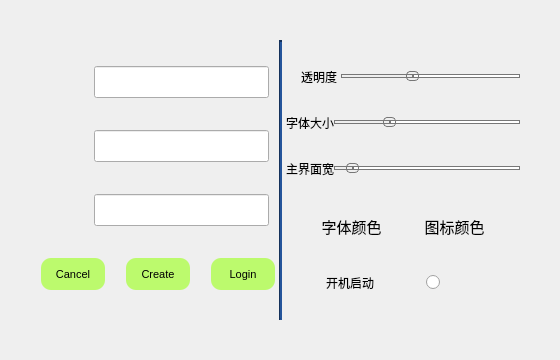
<?xml version="1.0" encoding="UTF-8"?>
<ui version="4.0">
 <class>login</class>
 <widget class="QDialog" name="login">
  <property name="geometry">
   <rect>
    <x>0</x>
    <y>0</y>
    <width>560</width>
    <height>360</height>
   </rect>
  </property>
  <property name="minimumSize">
   <size>
    <width>560</width>
    <height>360</height>
   </size>
  </property>
  <property name="maximumSize">
   <size>
    <width>560</width>
    <height>360</height>
   </size>
  </property>
  <property name="cursor">
   <cursorShape>SizeAllCursor</cursorShape>
  </property>
  <property name="windowTitle">
   <string>Setting</string>
  </property>
  <property name="windowOpacity">
   <double>1.000000000000000</double>
  </property>
  <property name="autoFillBackground">
   <bool>true</bool>
  </property>
  <property name="styleSheet">
   <string notr="true"/>
  </property>
  <property name="sizeGripEnabled">
   <bool>false</bool>
  </property>
  <layout class="QGridLayout" name="gridLayout">
   <property name="leftMargin">
    <number>0</number>
   </property>
   <property name="topMargin">
    <number>0</number>
   </property>
   <property name="rightMargin">
    <number>0</number>
   </property>
   <property name="bottomMargin">
    <number>0</number>
   </property>
   <property name="spacing">
    <number>0</number>
   </property>
   <item row="0" column="1">
    <widget class="QPushButton" name="exit">
     <property name="minimumSize">
      <size>
       <width>40</width>
       <height>40</height>
      </size>
     </property>
     <property name="maximumSize">
      <size>
       <width>40</width>
       <height>40</height>
      </size>
     </property>
     <property name="cursor">
      <cursorShape>PointingHandCursor</cursorShape>
     </property>
     <property name="styleSheet">
      <string notr="true"/>
     </property>
     <property name="text">
      <string/>
     </property>
     <property name="icon">
      <iconset resource="../icon.qrc">
       <normaloff>:/resource/exit.svg</normaloff>:/resource/exit.svg</iconset>
     </property>
     <property name="iconSize">
      <size>
       <width>40</width>
       <height>40</height>
      </size>
     </property>
     <property name="flat">
      <bool>true</bool>
     </property>
    </widget>
   </item>
   <item row="1" column="0">
    <layout class="QHBoxLayout" name="horizontalLayout_8">
     <property name="spacing">
      <number>0</number>
     </property>
     <property name="leftMargin">
      <number>40</number>
     </property>
     <property name="topMargin">
      <number>0</number>
     </property>
     <property name="bottomMargin">
      <number>40</number>
     </property>
     <item>
      <layout class="QVBoxLayout" name="verticalLayout_0">
       <property name="spacing">
        <number>6</number>
       </property>
       <property name="rightMargin">
        <number>0</number>
       </property>
       <item>
        <layout class="QHBoxLayout" name="horizontalLayout_0">
         <property name="rightMargin">
          <number>10</number>
         </property>
         <item>
          <widget class="QPushButton" name="S">
           <property name="cursor">
            <cursorShape>ForbiddenCursor</cursorShape>
           </property>
           <property name="text">
            <string/>
           </property>
           <property name="icon">
            <iconset resource="../icon.qrc">
             <normaloff>:/resource/server.svg</normaloff>:/resource/server.svg</iconset>
           </property>
           <property name="iconSize">
            <size>
             <width>32</width>
             <height>32</height>
            </size>
           </property>
           <property name="flat">
            <bool>true</bool>
           </property>
          </widget>
         </item>
         <item>
          <widget class="QLineEdit" name="server_port">
           <property name="minimumSize">
            <size>
             <width>175</width>
             <height>32</height>
            </size>
           </property>
           <property name="maximumSize">
            <size>
             <width>175</width>
             <height>32</height>
            </size>
           </property>
           <property name="font">
            <font>
             <pointsize>8</pointsize>
            </font>
           </property>
           <property name="inputMethodHints">
            <set>Qt::ImhNone</set>
           </property>
           <property name="text">
            <string/>
           </property>
           <property name="maxLength">
            <number>22</number>
           </property>
           <property name="placeholderText">
            <string/>
           </property>
           <property name="clearButtonEnabled">
            <bool>true</bool>
           </property>
          </widget>
         </item>
        </layout>
       </item>
       <item>
        <layout class="QHBoxLayout" name="horizontalLayout_1">
         <property name="rightMargin">
          <number>10</number>
         </property>
         <item>
          <widget class="QPushButton" name="U">
           <property name="cursor">
            <cursorShape>ForbiddenCursor</cursorShape>
           </property>
           <property name="text">
            <string/>
           </property>
           <property name="icon">
            <iconset resource="../icon.qrc">
             <normaloff>:/resource/user.svg</normaloff>:/resource/user.svg</iconset>
           </property>
           <property name="iconSize">
            <size>
             <width>32</width>
             <height>32</height>
            </size>
           </property>
           <property name="flat">
            <bool>true</bool>
           </property>
          </widget>
         </item>
         <item>
          <widget class="QLineEdit" name="username">
           <property name="minimumSize">
            <size>
             <width>175</width>
             <height>32</height>
            </size>
           </property>
           <property name="maximumSize">
            <size>
             <width>175</width>
             <height>32</height>
            </size>
           </property>
           <property name="font">
            <font>
             <pointsize>8</pointsize>
            </font>
           </property>
           <property name="inputMethodHints">
            <set>Qt::ImhNone</set>
           </property>
           <property name="text">
            <string/>
           </property>
           <property name="maxLength">
            <number>8</number>
           </property>
           <property name="placeholderText">
            <string extracomment="username"/>
           </property>
           <property name="clearButtonEnabled">
            <bool>true</bool>
           </property>
          </widget>
         </item>
        </layout>
       </item>
       <item>
        <layout class="QHBoxLayout" name="horizontalLayout_2">
         <property name="rightMargin">
          <number>10</number>
         </property>
         <item>
          <widget class="QPushButton" name="P">
           <property name="font">
            <font/>
           </property>
           <property name="cursor">
            <cursorShape>ForbiddenCursor</cursorShape>
           </property>
           <property name="text">
            <string/>
           </property>
           <property name="icon">
            <iconset resource="../icon.qrc">
             <normaloff>:/resource/passwd.svg</normaloff>:/resource/passwd.svg</iconset>
           </property>
           <property name="iconSize">
            <size>
             <width>32</width>
             <height>32</height>
            </size>
           </property>
           <property name="flat">
            <bool>true</bool>
           </property>
          </widget>
         </item>
         <item>
          <widget class="QLineEdit" name="password">
           <property name="minimumSize">
            <size>
             <width>175</width>
             <height>32</height>
            </size>
           </property>
           <property name="maximumSize">
            <size>
             <width>175</width>
             <height>32</height>
            </size>
           </property>
           <property name="font">
            <font>
             <pointsize>8</pointsize>
            </font>
           </property>
           <property name="inputMethodHints">
            <set>Qt::ImhHiddenText|Qt::ImhNoAutoUppercase|Qt::ImhNoPredictiveText|Qt::ImhSensitiveData</set>
           </property>
           <property name="text">
            <string/>
           </property>
           <property name="maxLength">
            <number>12</number>
           </property>
           <property name="frame">
            <bool>true</bool>
           </property>
           <property name="echoMode">
            <enum>QLineEdit::Password</enum>
           </property>
           <property name="alignment">
            <set>Qt::AlignLeading|Qt::AlignLeft|Qt::AlignVCenter</set>
           </property>
           <property name="placeholderText">
            <string comment="password" extracomment="password"/>
           </property>
           <property name="clearButtonEnabled">
            <bool>true</bool>
           </property>
          </widget>
         </item>
        </layout>
       </item>
       <item>
        <layout class="QHBoxLayout" name="horizontalLayout_3">
         <property name="spacing">
          <number>20</number>
         </property>
         <property name="leftMargin">
          <number>0</number>
         </property>
         <property name="rightMargin">
          <number>0</number>
         </property>
         <item>
          <widget class="QPushButton" name="cancel">
           <property name="minimumSize">
            <size>
             <width>0</width>
             <height>32</height>
            </size>
           </property>
           <property name="maximumSize">
            <size>
             <width>64</width>
             <height>32</height>
            </size>
           </property>
           <property name="font">
            <font>
             <pointsize>8</pointsize>
            </font>
           </property>
           <property name="cursor">
            <cursorShape>PointingHandCursor</cursorShape>
           </property>
           <property name="styleSheet">
            <string notr="true">border-radius:10px;
background-color: rgb(188, 250, 109);</string>
           </property>
           <property name="text">
            <string>Cancel</string>
           </property>
           <property name="flat">
            <bool>false</bool>
           </property>
          </widget>
         </item>
         <item>
          <widget class="QPushButton" name="creteNewUser">
           <property name="minimumSize">
            <size>
             <width>0</width>
             <height>32</height>
            </size>
           </property>
           <property name="maximumSize">
            <size>
             <width>64</width>
             <height>32</height>
            </size>
           </property>
           <property name="font">
            <font>
             <pointsize>8</pointsize>
            </font>
           </property>
           <property name="cursor">
            <cursorShape>PointingHandCursor</cursorShape>
           </property>
           <property name="styleSheet">
            <string notr="true">border-radius:10px;
background-color: rgb(188, 250, 109);</string>
           </property>
           <property name="text">
            <string>Create</string>
           </property>
           <property name="flat">
            <bool>false</bool>
           </property>
          </widget>
         </item>
         <item>
          <widget class="QPushButton" name="Login">
           <property name="minimumSize">
            <size>
             <width>0</width>
             <height>32</height>
            </size>
           </property>
           <property name="maximumSize">
            <size>
             <width>64</width>
             <height>32</height>
            </size>
           </property>
           <property name="font">
            <font>
             <pointsize>8</pointsize>
            </font>
           </property>
           <property name="cursor">
            <cursorShape>PointingHandCursor</cursorShape>
           </property>
           <property name="styleSheet">
            <string notr="true">border-radius:10px;
background-color: rgb(188, 250, 109);</string>
           </property>
           <property name="text">
            <string>Login</string>
           </property>
           <property name="flat">
            <bool>false</bool>
           </property>
          </widget>
         </item>
        </layout>
       </item>
      </layout>
     </item>
     <item>
      <widget class="Line" name="line">
       <property name="minimumSize">
        <size>
         <width>0</width>
         <height>0</height>
        </size>
       </property>
       <property name="styleSheet">
        <string notr="true">background-color: rgb(32, 74, 135);</string>
       </property>
       <property name="lineWidth">
        <number>2</number>
       </property>
       <property name="orientation">
        <enum>Qt::Vertical</enum>
       </property>
      </widget>
     </item>
     <item>
      <layout class="QVBoxLayout" name="verticalLayout">
       <property name="leftMargin">
        <number>4</number>
       </property>
       <item>
        <layout class="QHBoxLayout" name="horizontalLayout_4">
         <property name="spacing">
          <number>0</number>
         </property>
         <property name="leftMargin">
          <number>15</number>
         </property>
         <item>
          <widget class="QLabel" name="transparentLabel">
           <property name="font">
            <font>
             <pointsize>9</pointsize>
            </font>
           </property>
           <property name="text">
            <string>透明度 </string>
           </property>
          </widget>
         </item>
         <item>
          <widget class="QSlider" name="transparent">
           <property name="cursor">
            <cursorShape>PointingHandCursor</cursorShape>
           </property>
           <property name="styleSheet">
            <string notr="true">QSlider::groove:horizontal {
background: rgba(0, 0, 0, 0);
height: 4px;
border-radius: 2px;
}

QSlider::sub-page:horizontal {
background: qlineargradient(x1: 0, y1: 0,    x2: 0, y2: 1,
    stop: 0 #66e, stop: 1 #bbf);
background: qlineargradient(x1: 0, y1: 0.2, x2: 1, y2: 1,
    stop: 0 #bbf, stop: 1 #55f);
border: 1px solid #777;
height: 10px;
border-radius: 4px;
}

QSlider::add-page:horizontal {
background: #fff;
border: 1px solid #777;
height: 5px;
border-radius: 4px;
}

QSlider::handle:horizontal {
background: qlineargradient(x1:0, y1:0, x2:1, y2:1,
    stop:0 #eee, stop:1 #ccc);
border: 1px solid #777;
width: 11px;
margin-top: -3px;
margin-bottom: -3px;
border-radius: 4px;
}

QSlider::handle:horizontal:hover {
background: qlineargradient(x1:0, y1:0, x2:1, y2:1,
    stop:0 #fff, stop:1 #ddd);
border: 1px solid #444;
border-radius: 4px;
}

QSlider::sub-page:horizontal:disabled {
background: #bbb;
border-color: #999;
}

QSlider::add-page:horizontal:disabled {
background: #eee;
border-color: #999;
}

QSlider::handle:horizontal:disabled {
background: #eee;
border: 1px solid #aaa;
border-radius: 4px;
}</string>
           </property>
           <property name="maximum">
            <number>255</number>
           </property>
           <property name="singleStep">
            <number>5</number>
           </property>
           <property name="pageStep">
            <number>25</number>
           </property>
           <property name="value">
            <number>100</number>
           </property>
           <property name="sliderPosition">
            <number>100</number>
           </property>
           <property name="tracking">
            <bool>false</bool>
           </property>
           <property name="orientation">
            <enum>Qt::Horizontal</enum>
           </property>
          </widget>
         </item>
        </layout>
       </item>
       <item>
        <layout class="QHBoxLayout" name="horizontalLayout_5">
         <item>
          <widget class="QLabel" name="fontSizeLabel">
           <property name="font">
            <font>
             <pointsize>9</pointsize>
            </font>
           </property>
           <property name="text">
            <string>字体大小</string>
           </property>
          </widget>
         </item>
         <item>
          <widget class="QSlider" name="fontSizeSlider">
           <property name="cursor">
            <cursorShape>PointingHandCursor</cursorShape>
           </property>
           <property name="styleSheet">
            <string notr="true">QSlider::groove:horizontal {
background: rgba(0, 0, 0, 0);
height: 4px;
border-radius: 2px;
}

QSlider::sub-page:horizontal {
background: qlineargradient(x1: 0, y1: 0,    x2: 0, y2: 1,
    stop: 0 #66e, stop: 1 #bbf);
background: qlineargradient(x1: 0, y1: 0.2, x2: 1, y2: 1,
    stop: 0 #bbf, stop: 1 #55f);
border: 1px solid #777;
height: 10px;
border-radius: 4px;
}

QSlider::add-page:horizontal {
background: #fff;
border: 1px solid #777;
height: 5px;
border-radius: 4px;
}

QSlider::handle:horizontal {
background: qlineargradient(x1:0, y1:0, x2:1, y2:1,
    stop:0 #eee, stop:1 #ccc);
border: 1px solid #777;
width: 11px;
margin-top: -3px;
margin-bottom: -3px;
border-radius: 4px;
}

QSlider::handle:horizontal:hover {
background: qlineargradient(x1:0, y1:0, x2:1, y2:1,
    stop:0 #fff, stop:1 #ddd);
border: 1px solid #444;
border-radius: 4px;
}

QSlider::sub-page:horizontal:disabled {
background: #bbb;
border-color: #999;
}

QSlider::add-page:horizontal:disabled {
background: #eee;
border-color: #999;
}

QSlider::handle:horizontal:disabled {
background: #eee;
border: 1px solid #aaa;
border-radius: 4px;
}</string>
           </property>
           <property name="minimum">
            <number>9</number>
           </property>
           <property name="maximum">
            <number>16</number>
           </property>
           <property name="pageStep">
            <number>1</number>
           </property>
           <property name="value">
            <number>11</number>
           </property>
           <property name="sliderPosition">
            <number>11</number>
           </property>
           <property name="orientation">
            <enum>Qt::Horizontal</enum>
           </property>
          </widget>
         </item>
        </layout>
       </item>
       <item>
        <layout class="QHBoxLayout" name="horizontalLayout">
         <item>
          <widget class="QLabel" name="mainWinWidthLabel">
           <property name="font">
            <font>
             <pointsize>9</pointsize>
            </font>
           </property>
           <property name="text">
            <string>主界面宽</string>
           </property>
          </widget>
         </item>
         <item>
          <widget class="QSlider" name="mainWinWidthSlider">
           <property name="cursor">
            <cursorShape>PointingHandCursor</cursorShape>
           </property>
           <property name="styleSheet">
            <string notr="true">QSlider::groove:horizontal {
background: rgba(0, 0, 0, 0);
height: 4px;
border-radius: 2px;
}

QSlider::sub-page:horizontal {
background: qlineargradient(x1: 0, y1: 0,    x2: 0, y2: 1,
    stop: 0 #66e, stop: 1 #bbf);
background: qlineargradient(x1: 0, y1: 0.2, x2: 1, y2: 1,
    stop: 0 #bbf, stop: 1 #55f);
border: 1px solid #777;
height: 10px;
border-radius: 4px;
}

QSlider::add-page:horizontal {
background: #fff;
border: 1px solid #777;
height: 5px;
border-radius: 4px;
}

QSlider::handle:horizontal {
background: qlineargradient(x1:0, y1:0, x2:1, y2:1,
    stop:0 #eee, stop:1 #ccc);
border: 1px solid #777;
width: 11px;
margin-top: -3px;
margin-bottom: -3px;
border-radius: 4px;
}

QSlider::handle:horizontal:hover {
background: qlineargradient(x1:0, y1:0, x2:1, y2:1,
    stop:0 #fff, stop:1 #ddd);
border: 1px solid #444;
border-radius: 4px;
}

QSlider::sub-page:horizontal:disabled {
background: #bbb;
border-color: #999;
}

QSlider::add-page:horizontal:disabled {
background: #eee;
border-color: #999;
}

QSlider::handle:horizontal:disabled {
background: #eee;
border: 1px solid #aaa;
border-radius: 4px;
}</string>
           </property>
           <property name="minimum">
            <number>280</number>
           </property>
           <property name="maximum">
            <number>560</number>
           </property>
           <property name="value">
            <number>300</number>
           </property>
           <property name="orientation">
            <enum>Qt::Horizontal</enum>
           </property>
          </widget>
         </item>
        </layout>
       </item>
       <item>
        <layout class="QHBoxLayout" name="horizontalLayout_6">
         <item>
          <widget class="QPushButton" name="chooseFontColor">
           <property name="minimumSize">
            <size>
             <width>75</width>
             <height>40</height>
            </size>
           </property>
           <property name="maximumSize">
            <size>
             <width>75</width>
             <height>16777215</height>
            </size>
           </property>
           <property name="font">
            <font>
             <pointsize>11</pointsize>
            </font>
           </property>
           <property name="cursor">
            <cursorShape>PointingHandCursor</cursorShape>
           </property>
           <property name="styleSheet">
            <string notr="true">border-radius:3px;
</string>
           </property>
           <property name="text">
            <string>字体颜色</string>
           </property>
          </widget>
         </item>
         <item>
          <widget class="QPushButton" name="chooseIconColor">
           <property name="minimumSize">
            <size>
             <width>75</width>
             <height>40</height>
            </size>
           </property>
           <property name="maximumSize">
            <size>
             <width>75</width>
             <height>16777215</height>
            </size>
           </property>
           <property name="font">
            <font>
             <pointsize>11</pointsize>
            </font>
           </property>
           <property name="cursor">
            <cursorShape>PointingHandCursor</cursorShape>
           </property>
           <property name="styleSheet">
            <string notr="true">border-radius:3px;</string>
           </property>
           <property name="text">
            <string>图标颜色</string>
           </property>
          </widget>
         </item>
        </layout>
       </item>
       <item>
        <layout class="QHBoxLayout" name="horizontalLayout_7">
         <property name="spacing">
          <number>0</number>
         </property>
         <property name="leftMargin">
          <number>40</number>
         </property>
         <property name="rightMargin">
          <number>80</number>
         </property>
         <item>
          <widget class="QLabel" name="auto_start">
           <property name="font">
            <font/>
           </property>
           <property name="text">
            <string>开机启动</string>
           </property>
          </widget>
         </item>
         <item>
          <widget class="QRadioButton" name="radioButton">
           <property name="layoutDirection">
            <enum>Qt::RightToLeft</enum>
           </property>
           <property name="text">
            <string/>
           </property>
          </widget>
         </item>
        </layout>
       </item>
      </layout>
     </item>
    </layout>
   </item>
   <item row="1" column="1">
    <spacer name="verticalSpacer">
     <property name="orientation">
      <enum>Qt::Vertical</enum>
     </property>
     <property name="sizeHint" stdset="0">
      <size>
       <width>20</width>
       <height>40</height>
      </size>
     </property>
    </spacer>
   </item>
   <item row="0" column="0">
    <spacer name="horizontalSpacer">
     <property name="orientation">
      <enum>Qt::Horizontal</enum>
     </property>
     <property name="sizeHint" stdset="0">
      <size>
       <width>40</width>
       <height>20</height>
      </size>
     </property>
    </spacer>
   </item>
  </layout>
 </widget>
 <resources>
  <include location="../icon.qrc"/>
 </resources>
 <connections/>
</ui>
